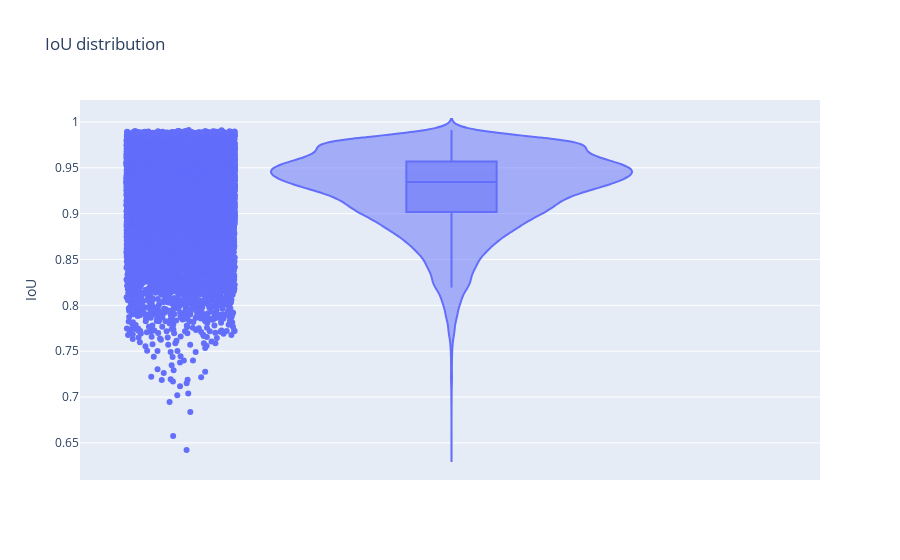

The code cell stored with this chart in its notebook:
### Markdown cell above
Previous:

0.9196691274162706 <br>
0.05097715592981259

Small improvement in mean IoU (+0.01) and std (-0.01)

### Code cell
fig = px.violin(df["IoU"], y="IoU", title="IoU distribution", box=True, points="all")
fig.show()

### Figure 1 — Plotly figure (JSON) as saved in the notebook; plotly's stock layout.template omitted (floating-point values rounded to 4 significant figures; data arrays with more than 128 entries replaced by an {"elided": "..."} marker saying what was removed)
{"data": [{"alignmentgroup": "True", "box": {"visible": true}, "hovertemplate": "IoU=%{y}<extra></extra>", "legendgroup": "", "marker": {"color": "#636efa"}, "name": "", "offsetgroup": "", "orientation": "v", "points": "all", "scalegroup": "True", "showlegend": false, "type": "violin", "x0": " ", "xaxis": "x", "y": {"elided": "19566 float values"}, "y0": " ", "yaxis": "y"}], "layout": {"legend": {"tracegroupgap": 0}, "title": {"text": "IoU distribution"}, "violinmode": "group", "xaxis": {"anchor": "y", "domain": [0, 1]}, "yaxis": {"anchor": "x", "domain": [0, 1], "title": {"text": "IoU"}}}}
